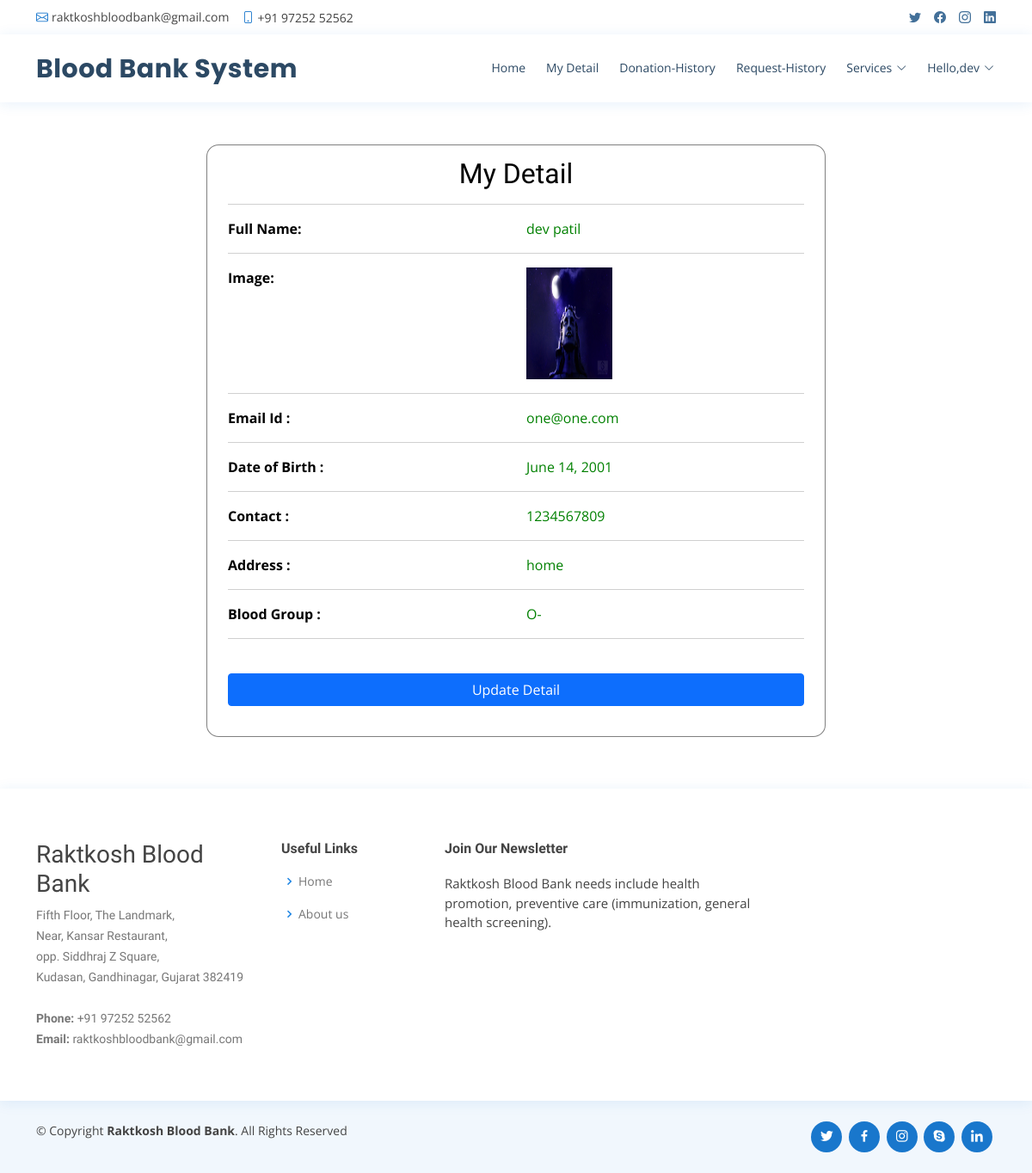
The page /profile (signed in) on the database its author committed.
### raktkosh/models.py (models this page shows, shortened)
class UserProfile(models.Model):
    user = models.ForeignKey(User, on_delete=models.CASCADE, null=True)
    contact = models.CharField(max_length=100, null=True)
    address = models.CharField(max_length=100, null=True)
    blood_group = models.ForeignKey(Category, on_delete=models.CASCADE, null=True, blank=True)
    dob = models.DateField(null=True)
    image = models.FileField(null=True)

class Category(models.Model):
    name = models.CharField(max_length=100, null=True, blank=True)

### raktkosh/views.py (the view)
# urls.py: path('profile', views.profile, name='profile'),
@login_required(login_url='login')
def profile(request):
    pro = UserProfile.objects.get(user=request.user)
    return render(request, "profile.html", {'pro':pro})

### raktkosh/templates/profile.html (shortened to what this page needs)
{% extends 'base.html' %}
{% load static %}
{% block body %}
<br>
<div class="container" style="width:60%;margin-top:8%;margin-bottom:5%;background:white;border-radius:2%;border:1px solid grey">
    <h2 style=" color : #000000 ;margin-top:2%" align="center">My Detail</h2>
<div align="left" class="container-fluid" style="width:100%;margin-bottom:5%">
    <hr><div class="row" >
        <div class="col-md-6 div2">
            <strong>Full Name:</strong>
        </div>
        <div class="col-md-6 div1">
            {{pro.user.first_name}} {{pro.user.last_name}}
        </div>
    </div><hr>
    <div class="row">
        <div class="col-md-6 div2">
            <strong>Image:</strong>
        </div>
        <div class="col-md-6">
            <img src="{{pro.image.url}}" style="width:100px;height:130px"></img>
        </div></div><hr>
    <div class="row">
        <div class="col-md-6 div2">
            <strong>Email Id :</strong>
        </div>
        <div class="col-md-6 div1">
            {{pro.user.email}}
        </div>
    </div><hr>
     <div class="row">
        <div class="col-md-6 div2">
            <strong>Date of Birth :</strong>
        </div>
        <div class="col-md-6 div1">
            {{pro.dob}}
        </div>
    </div><hr>
     <div class="row">
        <div class="col-md-6 div2">
            <strong>Contact :</strong>
        </div>
        <div class="col-md-6 div1">
            {{pro.contact}}
        </div>
     </div><hr>
    <div class="row">
        <div class="col-md-6 div2">
            <strong>Address :</strong>
        </div>
        <div class="col-md-6 div1">
            {{pro.address}}
        </div>
    </div><hr>
    {% if error != "pat" %}
    <div class="row">
        <div class="col-md-6 div2">
            <strong>Blood Group :</strong>
        </div>
        <div class="col-md-6 div1">
            {{pro.blood_group.name}}
        </div>
    </div><hr>
    {% endif %}
    <div class="login px-sm-12" style="width:100%">
    <a href="{% url 'edit_profile' pro.id %}">
        <button class="btn btn-primary submit mt-4" style="width:100%">Update Detail</button>
    </a>
    </div>
</div>
</div>
{% endblock %}

### raktkosh/templates/base.html (shortened to what this page needs)
<!DOCTYPE html>
<html lang="en">
  {% load static %}
  {% load active_link_tags %}
<head>
  <link href="{% static 'vendor/fontawesome-free/css/all.min.css' %}" rel="stylesheet">
  <link href="{% static 'vendor/animate.css/animate.min.css' %}" rel="stylesheet">
  <link href="{% static 'vendor/bootstrap/css/bootstrap.min.css' %}" rel="stylesheet">
  <link href="{% static 'vendor/bootstrap-icons/bootstrap-icons.css' %}" rel="stylesheet">
  <link href="{% static 'vendor/boxicons/css/boxicons.min.css' %}" rel="stylesheet">
  <link href="{% static 'vendor/glightbox/css/glightbox.min.css' %}" rel="stylesheet">
  <link href="{% static 'vendor/remixicon/remixicon.css' %}" rel="stylesheet">
  <link href="{% static 'vendor/swiper/swiper-bundle.min.css' %}" rel="stylesheet">
  <link href="{% static 'css/style.css' %}" rel="stylesheet">
  <link rel="stylesheet" href="https://cdnjs.cloudflare.com/ajax/libs/font-awesome/4.7.0/css/font-awesome.min.css">
  <link rel='stylesheet' type='text/css' href="https://cdn.datatables.net/1.10.21/css/jquery.dataTables.min.css">
  <link rel='stylesheet' type='text/css' href="https://cdn.datatables.net/buttons/1.6.2/css/buttons.dataTables.min.css">
</head>
<body>
  <div id="topbar" class="d-flex align-items-center fixed-top">
    <div class="container d-flex justify-content-between">
      <div class="contact-info d-flex align-items-center">
        <i class="bi bi-envelope"></i> <a href="mailto:contact@example.com">raktkoshbloodbank@gmail.com</a>
        <i class="bi bi-phone"></i> +91 97252 52562
      </div>
      <div class="d-none d-lg-flex social-links align-items-center">
        <a href="#" class="twitter"><i class="bi bi-twitter"></i></a>
        <a href="#" class="facebook"><i class="bi bi-facebook"></i></a>
        <a href="#" class="instagram"><i class="bi bi-instagram"></i></a>
        <a href="#" class="linkedin"><i class="bi bi-linkedin"></i></i></a>
      </div>
    </div>
  </div>
  <header id="header" class="fixed-top">
    <div class="container d-flex align-items-center">
      <h1 class="logo me-auto"><a href="index.html">Blood Bank System</a></h1>
      {% if request.user.is_staff %}
      <nav id="navbar" class="navbar order-last order-lg-0">
        <ul>
          <li><a class="{% active_link 'admin_home' %}" href="{% url 'admin_home' %}">Home</a></li>
          <!-- <li class="dropdown"><a href="#"><span>Category</span> <i class="bi bi-chevron-down"></i></a>
            <ul>
              <li><a href="/add_category">Add Blood Category</a></li>
              <li><a href="/view_category">View Blood Category</a></li>
            </ul>
          </li> -->
          <li><a class="{% active_link 'view_user' %}" href="{% url 'view_user' %}">Users</a></li>
          <li><a class="{% active_link 'history' %}" href="{% url 'history' %}">history</a></li>
          <li class="dropdown"><a href="#"><span>Services</span> <i class="bi bi-chevron-down"></i></a>
            <ul>
              <li><a href="{% url 'request_blood' %}">Request for Blood</a></li>
              <li><a href="/donator_blood">Donate for Blood</a></li>
            </ul>
          </li>
          <li><a class="{% active_link 'admin_blood' %}" href="{% url 'admin_blood' %}">Stock</a></li>
          <li class="dropdown">
            <a href="#" class="appointment-btn scrollto" style="color: #fff;"><span class="d-none d-md-inline">Welcome,</span> {{request.user.username}} <i class="bi bi-chevron-down"></i></a>
            <ul>
              <li><a href="{% url 'change_password' %}">Change Password</a></li>
              <li><a href="{% url 'logout' %}">Logout</a></li>
            </ul>
          </li>
        </ul>
        <i class="bi bi-list mobile-nav-toggle"></i>
      </nav>
      {% elif request.user.is_authenticated %}
      <nav id="navbar" class="navbar order-last order-lg-0">
        <ul>
          <li><a class="" href="{% url 'home' %}">Home</a></li>
          <li><a class="{% active_link 'profile' %}" href="/profile">My Detail</a></li>
          <li><a class="{% active_link 'donation_history' %}" href="/donation_history">Donation-History</a></li>
          <li><a class="{% active_link 'request_history' %}" href="{% url 'request_history' %}">Request-History</a></li>
          <li class="dropdown"><a href="#"><span>Services</span> <i class="bi bi-chevron-down"></i></a>
          </li>
          <li class="dropdown"><a href="#"><span>Hello,{{request.user.username}}</span> <i class="bi bi-chevron-down"></i></a>
          </li>
        </ul>
      </nav>
      {% endif %}
  </header>
  <div class="mt-5 mb-5" style="margin-top:14%">
  {% block body %}
  {% endblock %}
  </div>
  <footer id="footer">
    <div class="footer-top">
      <div class="container">
        <div class="row">
          <div class="col-lg-3 col-md-6 footer-contact">
            <h3>Raktkosh Blood Bank</h3>
            <p>
              Fifth Floor, The Landmark,<br>
               Near, Kansar Restaurant,<br>
                opp. Siddhraj Z Square,<br>
                 Kudasan, Gandhinagar, Gujarat 382419 <br><br>
              <strong>Phone:</strong> +91 97252 52562<br>
              <strong>Email:</strong> raktkoshbloodbank@gmail.com<br>
            </p>
          </div>
          <div class="col-lg-2 col-md-6 footer-links">
            <h4>Useful Links</h4>
            <ul>
              <li><i class="bx bx-chevron-right"></i> <a href="#">Home</a></li>
              <li><i class="bx bx-chevron-right"></i> <a href="#">About us</a></li>
            </ul>
          </div>
          <div class="col-lg-4 col-md-6 footer-newsletter">
            <h4>Join Our Newsletter</h4>
            <p>Raktkosh Blood Bank needs include health promotion, preventive care (immunization, general health screening).</p>
          </div>
        </div>
      </div>
    </div>
    <div class="container d-md-flex py-4">
      <div class="me-md-auto text-center text-md-start">
        <div class="copyright">
          &copy; Copyright <strong><span>Raktkosh Blood Bank</span></strong>. All Rights Reserved
        </div>
        <div class="credits">
        </div>
      </div>
      <div class="social-links text-center text-md-right pt-3 pt-md-0">
        <a href="#" class="twitter"><i class="bx bxl-twitter"></i></a>
        <a href="#" class="facebook"><i class="bx bxl-facebook"></i></a>
        <a href="#" class="instagram"><i class="bx bxl-instagram"></i></a>
        <a href="#" class="google-plus"><i class="bx bxl-skype"></i></a>
        <a href="#" class="linkedin"><i class="bx bxl-linkedin"></i></a>
      </div>
    </div>
  </footer>
</body>
</html>

### raktkosh/static/css/style.css (style rules this page uses)
body { font-family: "Open Sans", sans-serif; color: #444444; }
a { color: #1977cc; text-decoration: none; }
h1, h2, h3, h4, h5, h6 { font-family: "Raleway", sans-serif; }
#topbar { background: #fff; height: 40px; font-size: 14px; transition: all 0.5s; z-index: 996; }
#topbar .contact-info a { line-height: 1; color: #444444; transition: 0.3s; }
#topbar .contact-info i { color: #1977cc; padding-right: 4px; margin-left: 15px; line-height: 0; }
#topbar .contact-info i:first-child { margin-left: 0; }
#topbar .social-links a { color: #437099; padding-left: 15px; display: inline-block; line-height: 1px; transition: 0.3s; }
#topbar .social-links a:first-child { border-left: 0; }
#header { background: #fff; transition: all 0.5s; z-index: 997; padding: 15px 0; top: 40px; box-shadow: 0px 2px 15px rgba(25, 119, 204, 0.1); }
#header .logo { font-size: 30px; margin: 0; padding: 0; line-height: 1; font-weight: 700; letter-spacing: 0.5px; font-family: "Poppins", sans-serif; }
#header .logo a { color: #2c4964; }
.navbar { padding: 0; }
.navbar ul { margin: 0; padding: 0; display: flex; list-style: none; align-items: center; }
.navbar li { position: relative; }
.navbar>ul>li { position: relative; white-space: nowrap; padding: 8px 0 8px 20px; }
.navbar a, .navbar a:focus { display: flex; align-items: center; justify-content: space-between; font-size: 14px; color: #2c4964; white-space: nowrap; transition: 0.3s; border-bottom: 2px solid #fff; padding: 5px 2px; }
.navbar a i, .navbar a:focus i { font-size: 12px; line-height: 0; margin-left: 5px; }
#footer { color: #444444; font-size: 14px; background: #f1f7fd; }
#footer .footer-top { padding: 60px 0 30px 0; background: #fff; box-shadow: 0px 2px 15px rgba(25, 119, 204, 0.1); }
#footer .footer-top .footer-contact { margin-bottom: 30px; }
#footer .footer-top .footer-contact p { font-size: 14px; line-height: 24px; margin-bottom: 0; font-family: "Raleway", sans-serif; color: #777777; }
#footer .footer-top h4 { font-size: 16px; font-weight: bold; color: #444444; position: relative; padding-bottom: 12px; }
#footer .footer-top .footer-links { margin-bottom: 30px; }
#footer .footer-top .footer-links ul { list-style: none; padding: 0; margin: 0; }
#footer .footer-top .footer-links ul i { padding-right: 2px; color: #1c84e3; font-size: 18px; line-height: 1; }
#footer .footer-top .footer-links ul li { padding: 10px 0; display: flex; align-items: center; }
#footer .footer-top .footer-links ul li:first-child { padding-top: 0; }
#footer .footer-top .footer-links ul a { color: #777777; transition: 0.3s; display: inline-block; line-height: 1; }
#footer .footer-newsletter { font-size: 15px; }
#footer .footer-newsletter h4 { font-size: 16px; font-weight: bold; color: #444444; position: relative; padding-bottom: 12px; }
#footer .credits { padding-top: 5px; font-size: 13px; color: #444444; }
#footer .social-links a { font-size: 18px; display: inline-block; background: #1977cc; color: #fff; line-height: 1; padding: 8px 0; margin-right: 4px; border-radius: 50%; text-align: center; width: 36px; height: 36px; transition: 0.3s; }

### raktkosh/templates/profile.html (style rules this page uses)
.div1 { color:green; }
.div2 { color:rgb(0, 0, 0); }

### rows shown on the page
UserProfile: user.first_name "dev", user.last_name "patil", image (picture), user.email "one@one.com", dob "June 14, 2001", contact "1234567809", address "home", blood_group.name "O-"

### other values the page prints
{{ request.user.username }} "dev"
